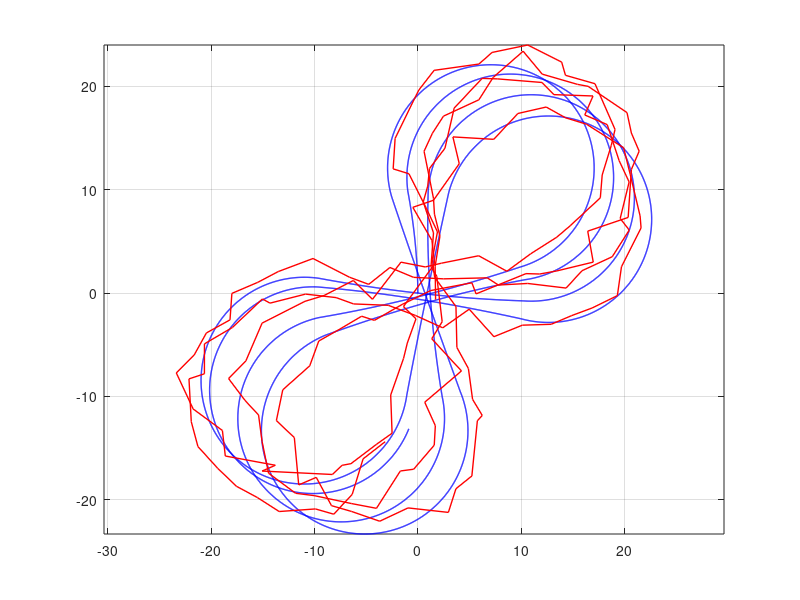
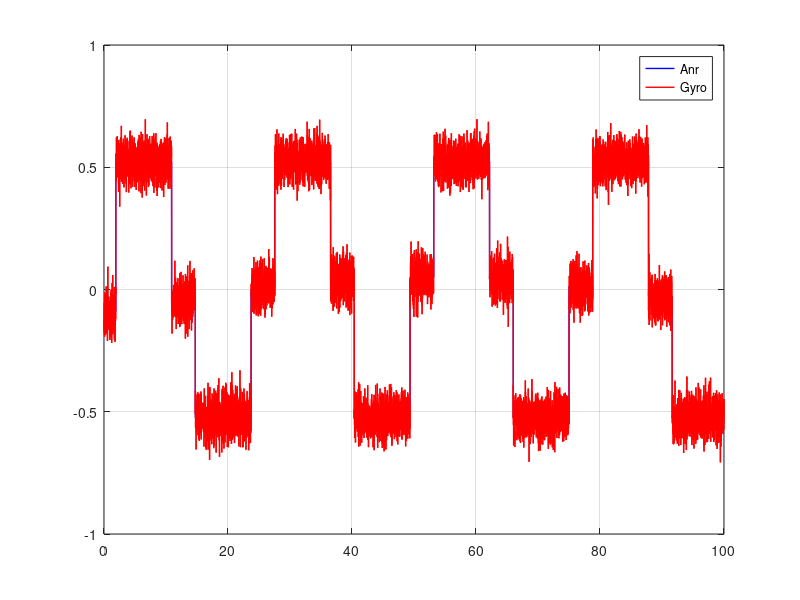
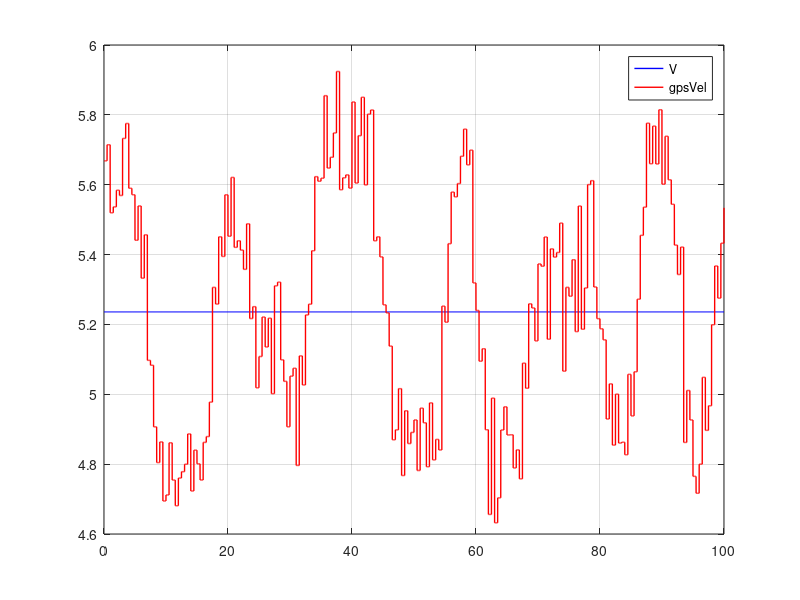
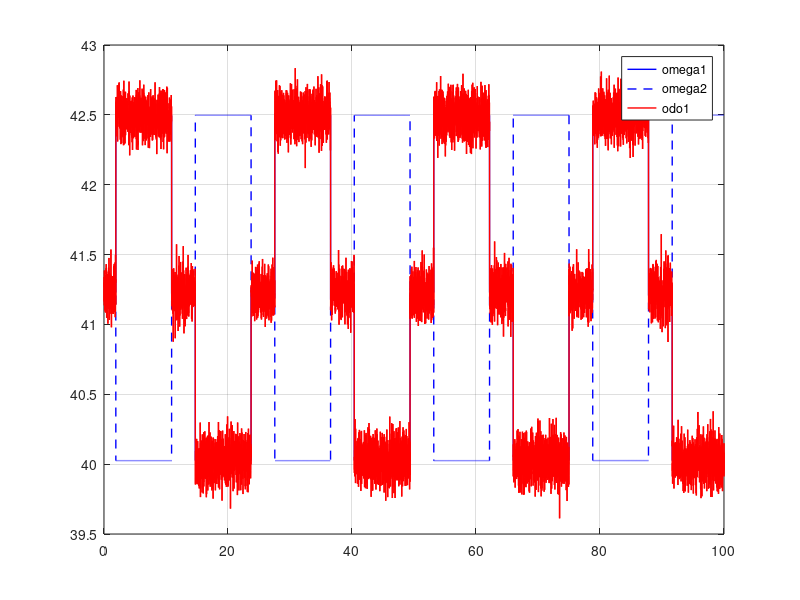

The MATLAB source for these figures, in order:
close all
clear
lf = 0.4;
lr = 0.4;
lw = 0.6;
a = 0.05; % nkr wheel scaling for drawing purpose
rw = 0.254/2;
dt = 0.01;
simTime = 100;
nSim = simTime / dt;


%% Arrays init
Time = zeros(nSim, 1);
% NKR params
V = zeros(nSim, 1);
Anr = zeros(nSim, 1);
Heading = zeros(nSim, 1);
X = zeros(nSim, 1);
Y = zeros(nSim, 1);
w = zeros(nSim, 4);
gamma = zeros(nSim, 2);
Betta = zeros(nSim, 4);
% Measurements
odo_w = zeros(nSim, 4);
gps_pos = zeros(nSim, 2);
gps_vel = zeros(nSim, 2);
gyro_anr = zeros(nSim, 1);
odo_gamma = zeros(nSim, 1);
Kappa = zeros(nSim, 1);

odo_coords = zeros(nSim, 3);
% store navigation solution

V1 = zeros(nSim, 1);
V2 = zeros(nSim, 1);
V3 = zeros(nSim, 1);
V4 = zeros(nSim, 1);

trajPhase = 1;
trajConst = 1.91;
trajTimer = 1.91;

odoX = 0;
odoY = 0;
odoHeading = 0;


%% Measurement errors parameters
odometer_error = 0.0; % percent (max error)
odometer_noise = 0.1; % rad/sec
gps_pos_error = 2.0; % meters (max error)
gps_pos_noise = 0.75; % meters
gps_vel_error = 0.4; % m/s (max error)
gps_vel_noise = 0.1; % m/s
gyro_bias = 0;%normrnd(0, 0.1); % rad/s
gyro_noise = 3*pi/180; % rad/s
odo_gamma_noise = 0.010; % rad

%% Slipping parameters
slipping_period1 = 30;
slipping_period2 = 55;
slipping_amp1 = 0.02;
slipping_amp2 = -0.03;


%% Main cycle
for i = 1:nSim
    Time(i) = i * dt;
    V(i) = 5.236; % constant velocity
    %% Motion setup
    if Time(i) >= trajTimer
        trajPhase = trajPhase + 1;
        if rem(trajPhase, 2) == 0
            trajTimer = trajTimer + 9; % 9 seconds for rotation arc
        else
            trajTimer = trajTimer + 2*trajConst; % 3.82 seconds for straight line
        end
    end
    gamma_mean = 0;
    
    % slipping angles
    Betta(i,1) = slipping_amp1 * sin(Time(i)/slipping_period1);
    Betta(i,2) = slipping_amp2 * cos(Time(i)/slipping_period2);
    Betta(i,3) = slipping_amp2 * sin(Time(i)/slipping_period1);
    Betta(i,4) = slipping_amp1 * sin(Time(i)/slipping_period2);
    
    if rem(trajPhase, 2) ~= 0 % odd phase
        Anr(i) = 0;
        gamma(i,:) = [0, 0];
    else                        % even phase
        if rem(trajPhase, 4) == 2
%             Anr(i) = pi/6; % turn right on every 2nd phase
            % gamma_mean + (betta1 + betta2)/2 = atan(tanval)
            % tanval - tan((betta3 + betta4)/2) = tan(0.0799)
            % tanval = tan(gamma_mean + (betta1 + betta2)/2)
            tanval =  tan(0.0799) + tan((Betta(i,3) + Betta(i,4)) / 2);
            gamma_mean = atan(tanval) - (Betta(i,1) + Betta(i,2)) / 2;
%             gamma_mean = 0.0799 ;% will be equal to 0.5236 rad/s
            gamma(i,1) = gamma_mean - gamma_mean^2*lw/(lf+lr);
            gamma(i,2) = gamma_mean + gamma_mean^2*lw/(lf+lr);
        else
%             Anr(i) = -pi/6; % turn left on every 4th phase
            %gamma_mean = -0.0799; % will be equal to -0.5236 rad/s
            tanval =  tan(-0.0799) + tan((Betta(i,3) + Betta(i,4)) / 2);
            gamma_mean = atan(tanval) - (Betta(i,1) + Betta(i,2)) / 2;
            gamma(i,1) = gamma_mean - gamma_mean^2*lw/(lf+lr);
            gamma(i,2) = gamma_mean + gamma_mean^2*lw/(lf+lr);
        end
    end
    %% Wheels kinematics
    % Linear speed of each wheel
    V1(i) = V(i); V2(i) = V(i); V3(i) = V(i); V4(i) = V(i);
    A1 = 0; A2 = 0; A3 = 0; A4 = 0;
    

    Vxb = 0.25 * ( V(i)*cos(gamma(i,1) + Betta(i,1)) + V(i)*cos(gamma(i,2) + Betta(i,2)) + V(i)*cos(Betta(i,3)) + V(i)*cos(Betta(i,4)));
    Vyb = 0.25 * ( V(i)*sin(gamma(i,1) + Betta(i,1)) + V(i)*sin(gamma(i,2) + Betta(i,2)) + V(i)*sin(Betta(i,3)) + V(i)*sin(Betta(i,4)));
    B = atan(Vyb/Vxb);
    Anr(i) = V(i)*cos(B)*(tan(gamma_mean + 0.5*Betta(i,1) + 0.5*Betta(i,2)) - tan(0.5*Betta(i,3) + 0.5*Betta(i,4))) / (lf + lr);
    Rc = abs(V(i) / Anr(i));
    Kappa(i) = B;
    
    % If robot is turning - they differ
    if rem(trajPhase, 2) == 0
        V1(i) = abs(Anr(i)) * sqrt(lf^2 + ( Rc + lw/2 * sign(Anr(i)))^2);
        V2(i) = abs(Anr(i)) * sqrt(lf^2 + ( Rc - lw/2 * sign(Anr(i)))^2);
        V3(i) = abs(Anr(i)) * sqrt(lf^2 + ( Rc + lw/2 * sign(Anr(i)))^2);
        V4(i) = abs(Anr(i)) * sqrt(lf^2 + ( Rc - lw/2 * sign(Anr(i)))^2);
    end
    w(i,:) = [V1(i)/rw V2(i)/rw V3(i)/rw V4(i)/rw];

    %% True model parameters
    if i == 1
        X(i) = 0;
        Y(i) = 0;
        Heading(i) = 0;
    else
        Heading(i) = Heading(i-1) + Anr(i)*dt;
        X(i) = X(i-1) + V(i)*cos(Heading(i) + B)*dt;
        Y(i) = Y(i-1) + V(i)*sin(Heading(i) + B)*dt;
    end  

    %% Measurements model
    % Odometer errors
    odo_error1 = odometer_error * sin(Time(i)/25);
    odo_error2 = odometer_error * sin(Time(i)/18);
    odo_error3 = odometer_error * sin(Time(i)/11);
    odo_error4 = odometer_error * sin(Time(i)/8);
    odo_w(i,:) = [w(i,1) * (1 + odo_error1) + normrnd(0, odometer_noise),...
        w(i,2) * (1 + odo_error2) + normrnd(0, odometer_noise),...
        w(i,3) * (1 + odo_error3) + normrnd(0, odometer_noise),...
        w(i,4) * (1 + odo_error4) + normrnd(0, odometer_noise)];
    odo_gamma(i) = gamma_mean + normrnd(0, odo_gamma_noise);
%     odo_gamma(i) = gamma_error - gamma_error^2*lw/(lf+lr);
%     odo_gamma(i,2) = gamma_error + gamma_error^2*lw/(lf+lr);
    % GPS position errors
    if rem(i, 50) == 0 || i == 1
        gps_pos_errorX = gps_pos_error * sin(Time(i)/25);
        gps_pos_errorY = gps_pos_error * cos(Time(i)/35);
        gps_pos(i,:) = [X(i) + gps_pos_errorX + normrnd(0, gps_pos_noise),...
        Y(i) + gps_pos_errorY + normrnd(0, gps_pos_noise)];
        % GPS velocity errors
        gps_vel_errorX = gps_vel_error * cos(Time(i)/15);
        gps_vel_errorY = gps_vel_error * sin(Time(i)/8);
        gps_vel(i,:) = [V(i)*cos(Heading(i)) + gps_vel_errorX + normrnd(0, gps_vel_noise),...
        V(i)*sin(Heading(i)) + gps_vel_errorY + normrnd(0, gps_vel_noise)];
    else
        gps_pos(i,:) = gps_pos(i-1,:);
        gps_vel(i,:) = gps_vel(i-1,:);
    end
    % Gyroscope errors
    gyro_anr(i) = Anr(i) + gyro_bias + normrnd(0, gyro_noise);
    %% Baseline model

end



figure('Name', 'Robot trajectory');
plot(Y,X, 'b', 'LineWidth', 1.0)
axis equal
grid on
hold on
plot(gps_pos(:,2), gps_pos(:,1), 'r', 'LineWidth', 1.0)

figure('Name', 'Robot rotation velocity');
plot(Time, Anr, 'b', 'LineWidth', 1.0)
grid on
hold on
plot(Time, gyro_anr, 'r', 'LineWidth', 1.0)
legend Anr Gyro

figure('Name', 'Robot velocity');
plot(Time, V, 'b', 'LineWidth', 1.0)
grid on
hold on
plot(Time, sqrt(gps_vel(:,1).^2 + gps_vel(:,2).^2), 'r', 'LineWidth', 1.0)
legend V gpsVel

figure('Name', 'Encoder readings');
plot(Time, w(:,1), 'b', 'LineWidth', 1.0)
grid on
hold on
plot(Time, w(:,2), '--b', 'LineWidth', 1.0)
plot(Time, odo_w(:,1), 'r', 'LineWidth', 1.0)
legend omega1 omega2 odo1

figure('Name', 'Gamma readings');
plot(Time, gamma(:,1), 'b', 'LineWidth', 1.0)
grid on
hold on
plot(Time, gamma(:,2), 'r', 'LineWidth', 1.0)
plot(Time, odo_gamma, 'g', 'LineWidth', 1.0)
% plot(Time, odo_gamma(:,2), '--r', 'LineWidth', 1.0)
legend gamma1 gamma2 odo

clearvars -except Kappa odo_gamma Time odo_w gps_vel gps_pos gyro_anr X Y Heading Betta V Anr w gamma
